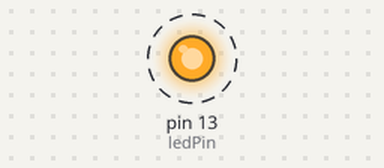
The sketch below on a simulated Arduino Uno, built with avr-gcc and run on an emulated ATmega328P. Parts: output pins drawn as LEDs (lit = HIGH). Dashed ring = blinking. What the sketch prints to the serial monitor is not drawn.

Above: at 0.05 s.
Timing chart, 0 to 3.0 s (numbered marks = the images above):
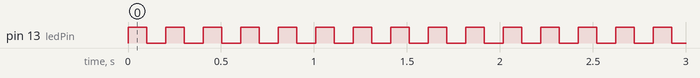

The sketch:

String_Test.ino
```cpp
char string2[20];
float y = 0.0;
float z = 1000.0;
int ledPin = 13;


void setup() {
  // put your setup code here, to run once:
  Serial.begin(57600);
  Serial.println("es geht los...");
  pinMode(ledPin, OUTPUT);
}

int freeRam()
{
  extern int __heap_start, *__brkval;
  int v;
  return (int) &v - (__brkval == 0 ? (int) &__heap_start : (int) __brkval);
}

char* formatTimeDigits(int num)
{
  String dummy = "";
  char retVal[3];
  if (num < 10)
    dummy = '0' + String(num);
  else
    dummy = num;

  dummy.toCharArray(retVal, 3);

  return retVal;
}

/*-----------------------------------------------------------------------*/

char* getTime()
{
  char retVal[9];
  long timeNow = millis();
  strcpy(retVal, formatTimeDigits(int(timeNow / 3600000)));
  strcat(retVal, ":");
  strcat(retVal, formatTimeDigits(int((timeNow % 3600000) / 60000)));
  strcat(retVal, ":");
  strcat(retVal, formatTimeDigits(int(((timeNow % 3600000) % 60000) / 1000)));
  return retVal;
}

/*----------------------------------------------------------------------------*/


void ledBlink()
{
  digitalWrite(ledPin, HIGH);   // sets the LED on
  delay(100);                  // waits for a second
  digitalWrite(ledPin, LOW);    // sets the LED off
  delay(100);
}

void writeLog(const char *message)
{
  Serial.print(message);
  if (message != "\n")
    Serial.print(";");
}

char* floatToChar(const float &value)
{
  String dummy = "";
  char retVal[11];
  dummy = value;
  dummy.toCharArray(retVal, 9);
  return retVal;
}

char* getMillis()
{
  char retVal[11];
  String dummy = "";
  dummy = millis();
  dummy.toCharArray(retVal, 10);
  return retVal;
}

char* getValue()
{
  char retVal[20];
  y += 0.3;
  z += 12.12;
  strcpy(retVal, floatToChar(y));
  strcat(retVal, ";");
  strcat(retVal, floatToChar(z));
  return retVal;
}

void loop() {
  String dummyString = "";

  /*
    for (int i = 0; i < 10; i++)
    {

      dummy = y;
      dummy.toCharArray(dummy2, 9);
      strcpy(string2, dummy2);
      writeLog(string2);
      writeLog(";");
      y += 0.3;
    }
  */
  writeLog(getTime());


  strcpy(string2, getMillis());
  strcat(string2, ";");
  writeLog(string2);

  strcpy(string2, getValue());
  strcat(string2, ";");
  writeLog(string2);

  dummyString = freeRam();
  dummyString.toCharArray(string2, 9);
  writeLog(string2);
  writeLog("\n");
  ledBlink();
}
```

Measured:
- by itself, pin 13 (ledPin): alternates HIGH for 0.10 s and LOW for 0.10 s
